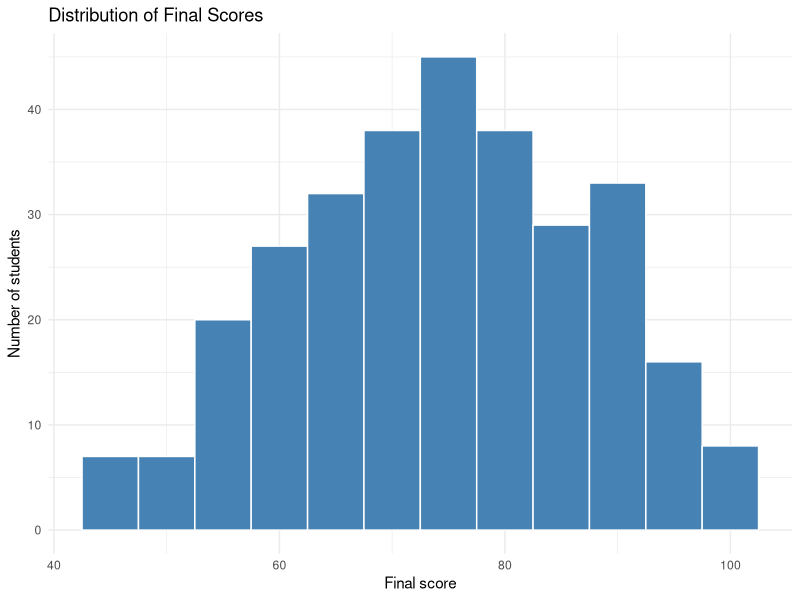
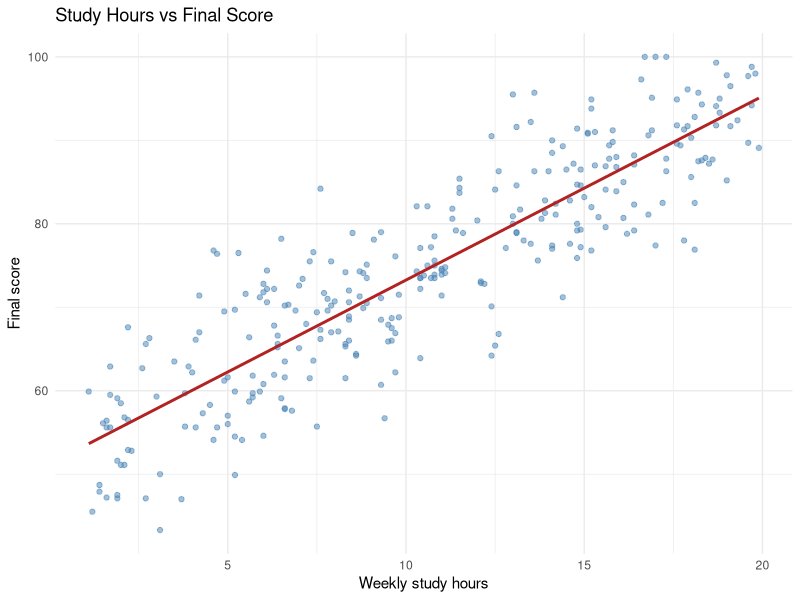

Source code (R) for these figures, in order:
## ---- chunk 1
knitr::opts_chunk$set(echo = TRUE, message = FALSE, warning = FALSE, fig.width = 7, fig.height = 4.5)
## ---- chunk 2
library(readr)
library(dplyr)
library(ggplot2)
## ---- chunk 3
scores <- read_csv("data/student_scores.csv", show_col_types = FALSE)
glimpse(scores)
## ---- chunk 4
course_summary <- scores |>
  group_by(course) |>
  summarise(
    students = n(),
    mean_score = round(mean(final_score), 1),
    median_score = round(median(final_score), 1),
    mean_study_hours = round(mean(study_hours), 1),
    .groups = "drop"
  ) |>
  arrange(desc(mean_score))

knitr::kable(course_summary)
## ---- chunk 5
ggplot(scores, aes(x = final_score)) +
  geom_histogram(binwidth = 5, fill = "steelblue", colour = "white") +
  labs(title = "Distribution of Final Scores", x = "Final score", y = "Number of students") +
  theme_minimal()
## ---- chunk 6
ggplot(scores, aes(x = study_hours, y = final_score)) +
  geom_point(alpha = 0.5, colour = "steelblue") +
  geom_smooth(method = "lm", formula = y ~ x, se = FALSE, colour = "firebrick") +
  labs(title = "Study Hours vs Final Score", x = "Weekly study hours", y = "Final score") +
  theme_minimal()
## ---- chunk 7
round(cor(scores$study_hours, scores$final_score), 2)
